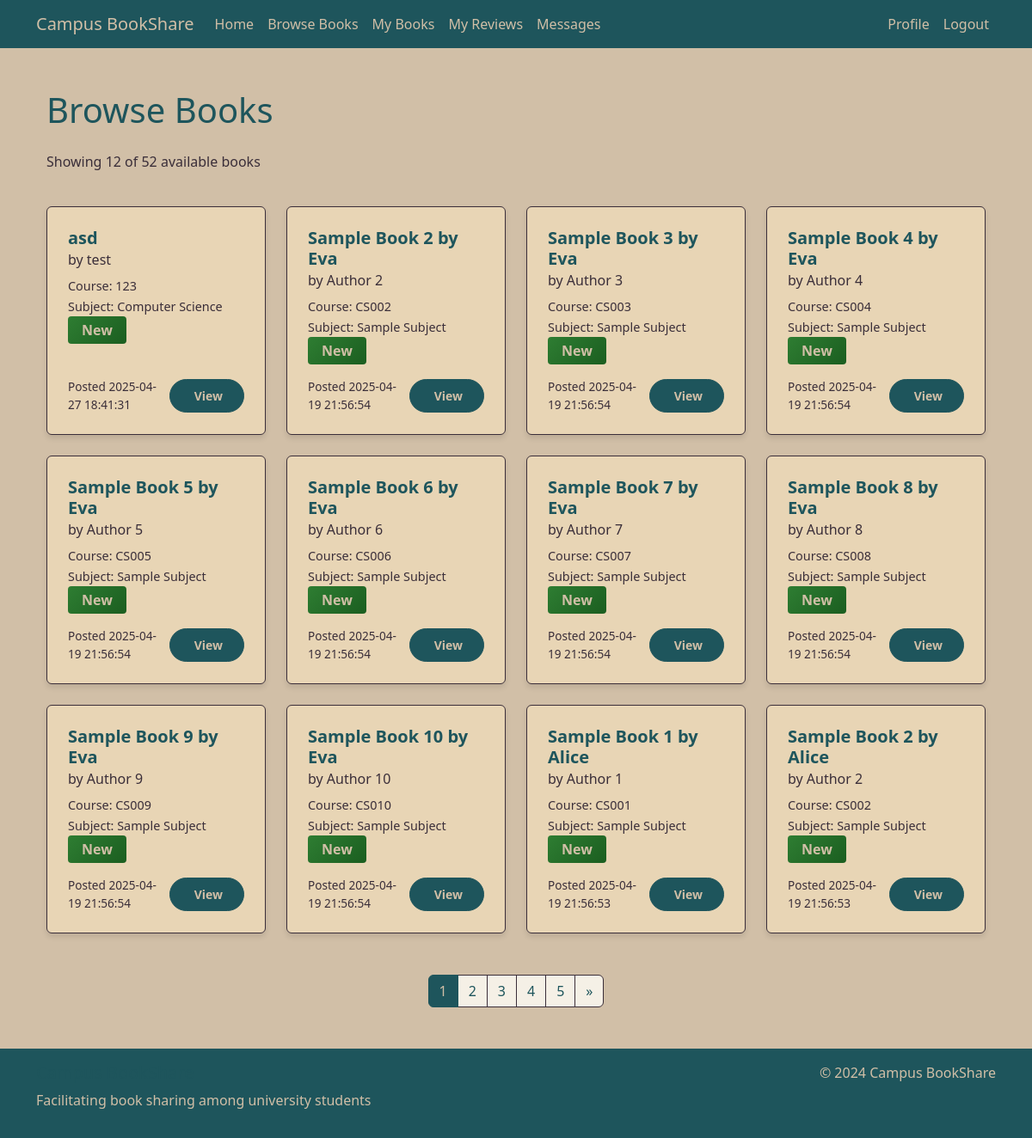
/browse (signed in), run on the app's committed database.
### tables this page shows
CREATE TABLE Books (
        book_id INTEGER PRIMARY KEY AUTOINCREMENT,
        user_id INTEGER,
        title TEXT NOT NULL,
        author TEXT,
        ISBN TEXT,
        subject TEXT,
        course_code TEXT,
        condition TEXT,
        availability TEXT NOT NULL,
        date_posted TEXT NOT NULL,
        FOREIGN KEY (user_id) REFERENCES Users(user_id)
    );

### app.py (the view)
@app.route('/browse')
@login_required
def browse_books():
    page = request.args.get('page', 1, type=int)
    per_page = 12  # Number of books per page
    conn = get_db_connection()
    total_count = conn.execute('''
        SELECT COUNT(*) as count
        FROM Books
        WHERE availability = 'available'
    ''').fetchone()['count']
    total_pages = (total_count + per_page - 1) // per_page
    books = conn.execute('''
        SELECT b.*, u.name as owner_name
        FROM Books b
        JOIN Users u ON b.user_id = u.user_id
        WHERE b.availability = 'available'
        ORDER BY b.date_posted DESC
        LIMIT ? OFFSET ?
    ''', (per_page, (page - 1) * per_page)).fetchall()
    conn.close()
    return render_template('browse_books.html',
                         books=books,
                         page=page,
                         total_pages=total_pages,
                         total_count=total_count)

### app.py (called while the page is built)
def get_db_connection():
    conn = sqlite3.connect('database.db')
    conn.row_factory = sqlite3.Row
    return conn

def login_required(f):
    @wraps(f)
    def decorated_function(*args, **kwargs):
        if 'user_id' not in session:
            flash('Please log in to access this page.', 'warning')
            return redirect(url_for('login'))
        return f(*args, **kwargs) # Returns original function if logged in
    return decorated_function

### templates/browse_books.html (shortened to what this page needs)
{% extends "base.html" %}
{% block content %}
<div class="container browse-books-container">
    <div class="row mb-4">
        <div class="col-12">
            <h1 class="mb-4">Browse Books</h1>
            <p class="text-muted">Showing {{ books|length }} of {{ total_count }} available books</p>
        </div>
    </div>
    {% if books %}
    <div class="row">
        {% for book in books %}
        <div class="col-md-4 col-lg-3 mb-4">
            <div class="card h-100">
                <div class="card-body d-flex flex-column">
                    <div class="mb-3">
                        <h5 class="card-title book-title">{{ book.title }}</h5>
                        <h6 class="card-subtitle mb-2 book-subtitle">by {{ book.author }}</h6>
                        <p class="card-text">
                            <small class="book-meta">Course: {{ book.course_code }}</small><br>
                            <small class="book-meta">Subject: {{ book.subject }}</small><br>
                            <span class="badge badge-reviews" data-condition="{{ book.condition }}">{{ book.condition }}</span>
                        </p>
                    </div>
                    <div class="mt-auto">
                        <div class="d-flex justify-content-between align-items-center">
                            <small class="book-date">Posted {{ book.date_posted }}</small>
                            <a href="{{ url_for('view_book', book_id=book.book_id) }}" class="btn btn-primary btn-sm">
                                 View
                            </a>
                        </div>
                    </div>
                </div>
            </div>
        </div>
        {% endfor %}
    </div>
    {% if total_pages > 1 %}
    <div class="row mt-4">
        <div class="col-12">
            <nav aria-label="Page navigation">
                <ul class="pagination justify-content-center">
                    {% for p in range(1, total_pages + 1) %}
                    <li class="page-item {% if p == page %}active{% endif %}">
                        <a class="page-link" href="{{ url_for('browse_books', page=p) }}">{{ p }}</a>
                    </li>
                    {% endfor %}
                    {% if page < total_pages %}
                    <li class="page-item">
                        <a class="page-link" href="{{ url_for('browse_books', page=page+1) }}" aria-label="Next">
                            <span aria-hidden="true">&raquo;</span>
                        </a>
                    </li>
                    {% endif %}
                </ul>
            </nav>
        </div>
    </div>
    {% endif %}
    {% endif %}
</div>
{% endblock %}

### static/css/style.css (style rules this page uses)
body { background-color: #D1BFA7; color: #1E555C; min-height: 100vh; display: flex; flex-direction: column; }
.btn-primary { background-color: #1E555C; border-color: #1E555C; color: #D1BFA7; font-weight: 600; padding: 0.5rem 1.5rem; border-radius: 20px; }
.card { background-color: #E8D5B5; border: 1px solid #3A2E39; box-shadow: 0 4px 6px rgba(0, 0, 0, 0.1); }
.card-body { color: #1E555C; padding: 1.5rem; }
h1, h2, h3, h4, h5, h6 { color: #1E555C; }
.text-muted { color: #3A2E39 !important; }
.badge-reviews { background-color: #3A2E39; color: #D1BFA7; padding: 0.5rem 1rem; font-size: 1rem; border-radius: 0.25rem; }
.badge-reviews[data-condition="New"] { background: linear-gradient(135deg, #2E7D32, #1B5E20); color: #D1BFA7; }
.book-title { color: #1E555C; font-weight: 600; margin-bottom: 0.5rem; }
.book-subtitle { color: #3A2E39; font-weight: 500; margin-bottom: 1rem; }
.book-meta { color: #3A2E39; font-size: 0.9rem; }
.book-date { color: #3A2E39; font-size: 0.85rem; }
.pagination .page-link { color: #1E555C; background-color: #F5F0E6; border-color: #3A2E39; }
.pagination .page-item.active .page-link { background-color: #1E555C; border-color: #1E555C; color: #D1BFA7; }

### data on the page
Books: title "asd", author "test", course_code "123", subject "Computer Science", condition "New", date_posted "2025-04-27 18:41:31"
Books: title "Sample Book 2 by Eva", author "Author 2", course_code "CS002", subject "Sample Subject", condition "New", date_posted "2025-04-19 21:56:54"
Books: title "Sample Book 3 by Eva", author "Author 3", course_code "CS003", subject "Sample Subject", condition "New", date_posted "2025-04-19 21:56:54"
Books: title "Sample Book 4 by Eva", author "Author 4", course_code "CS004", subject "Sample Subject", condition "New", date_posted "2025-04-19 21:56:54"
Books: title "Sample Book 5 by Eva", author "Author 5", course_code "CS005", subject "Sample Subject", condition "New", date_posted "2025-04-19 21:56:54"
Books: title "Sample Book 6 by Eva", author "Author 6", course_code "CS006", subject "Sample Subject", condition "New", date_posted "2025-04-19 21:56:54"
Books: title "Sample Book 7 by Eva", author "Author 7", course_code "CS007", subject "Sample Subject", condition "New", date_posted "2025-04-19 21:56:54"
Books: title "Sample Book 8 by Eva", author "Author 8", course_code "CS008", subject "Sample Subject", condition "New", date_posted "2025-04-19 21:56:54"
Books: title "Sample Book 9 by Eva", author "Author 9", course_code "CS009", subject "Sample Subject", condition "New", date_posted "2025-04-19 21:56:54"
Books: title "Sample Book 10 by Eva", author "Author 10", course_code "CS010", subject "Sample Subject", condition "New", date_posted "2025-04-19 21:56:54"
Books: title "Sample Book 1 by Alice", author "Author 1", course_code "CS001", subject "Sample Subject", condition "New", date_posted "2025-04-19 21:56:53"
Books: title "Sample Book 2 by Alice", author "Author 2", course_code "CS002", subject "Sample Subject", condition "New", date_posted "2025-04-19 21:56:53"

### other printed values
{{ books|length }} "12"
{{ total_count }} "52"
{{ p }} "1" "2" "3" "4" "5"
